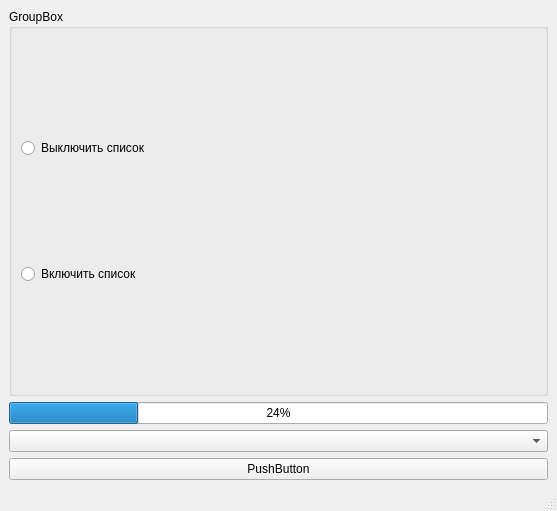
<?xml version="1.0" encoding="UTF-8"?>
<ui version="4.0">
 <class>MainWindow</class>
 <widget class="QMainWindow" name="MainWindow">
  <property name="geometry">
   <rect>
    <x>0</x>
    <y>0</y>
    <width>557</width>
    <height>511</height>
   </rect>
  </property>
  <property name="windowTitle">
   <string>MainWindow</string>
  </property>
  <widget class="QWidget" name="centralwidget">
   <layout class="QVBoxLayout" name="verticalLayout">
    <item>
     <widget class="QGroupBox" name="groupBox">
      <property name="title">
       <string>GroupBox</string>
      </property>
      <layout class="QVBoxLayout" name="verticalLayout_2">
       <item>
        <widget class="QRadioButton" name="rd_button">
         <property name="text">
          <string>Выключить список</string>
         </property>
        </widget>
       </item>
       <item>
        <widget class="QRadioButton" name="rd_button2">
         <property name="text">
          <string>Включить список</string>
         </property>
        </widget>
       </item>
      </layout>
     </widget>
    </item>
    <item>
     <widget class="QProgressBar" name="pr_br">
      <property name="value">
       <number>24</number>
      </property>
     </widget>
    </item>
    <item>
     <widget class="QComboBox" name="cm_box">
      <property name="editable">
       <bool>false</bool>
      </property>
     </widget>
    </item>
    <item>
     <widget class="QPushButton" name="ph_bt">
      <property name="text">
       <string>PushButton</string>
      </property>
     </widget>
    </item>
   </layout>
  </widget>
  <widget class="QMenuBar" name="menubar">
   <property name="geometry">
    <rect>
     <x>0</x>
     <y>0</y>
     <width>557</width>
     <height>21</height>
    </rect>
   </property>
  </widget>
  <widget class="QStatusBar" name="statusbar"/>
 </widget>
 <resources/>
 <connections/>
</ui>
